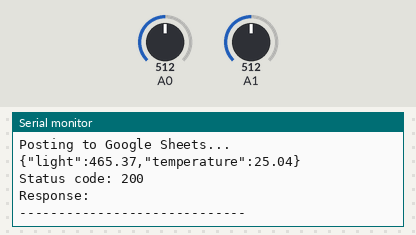
The sketch below on a simulated Arduino Uno R4 WiFi. Parts: the last lines printed to the serial monitor. The inputs (shaded band) are chosen by the test bench; at power-on: A0 = 512, A1 = 512. WiFi joins after 1.5 s; servers stay silent unless stated; uploads are accepted with an empty reply; not simulated (calls return 0 or success): arduino_secrets.h.

Above: at 4.7 s.
4.8 s: A0 set to 1023
At 13.86 s:
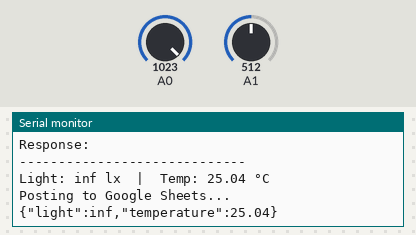
15.2 s: A1 set to 0
At 24.06 s:
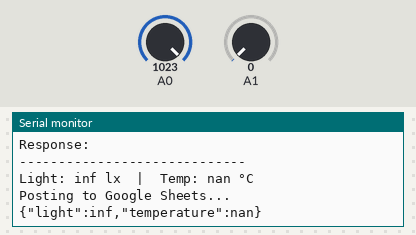
25.4 s: A0 set to 900
At 34.26 s:
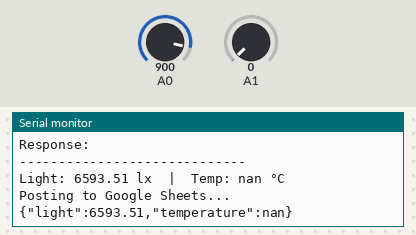

Measured:
- after the input at 4.8 s, the serial monitor: prints a new line after 8.9 s (image 1)
- after the input at 15.2 s, the serial monitor: prints a new line after 8.7 s (image 2)
- after the input at 25.4 s, the serial monitor: prints a new line after 8.7 s (image 3)

The sketch:

6_googlesheets_API.ino
```cpp
/*
  IoT Example: Uploading Grove Sensor Data to Google Sheets (POST)
  -------------------------------------------------------------
  Hardware:
    • Arduino UNO R4 WiFi
    • Grove Base Hat
    • Grove Light Sensor → A0
    • Grove Temperature Sensor → A1

  Description:
    Reads light and temperature values and sends them
    to a Google Sheets Web App as JSON via HTTPS POST.

  Focus:
    • HTTPS POST (WiFiSSLClient + HttpClient)
    • JSON body
*/

#include <WiFiS3.h>            // Wi-Fi for UNO R4 WiFi
#include <WiFiSSLClient.h>     // HTTPS support
#include <ArduinoHttpClient.h> // For HTTP requests
#include "arduino_secrets.h"   // Wi-Fi credentials

// ---- Wi-Fi credentials ----
// arduino_secrets.h should contain:
// #define SECRET_SSID "YourWiFiName"
// #define SECRET_PASS "YourWiFiPassword"
char ssid[] = SECRET_SSID;
char pass[] = SECRET_PASS;

// ---- Google Web App endpoint ----
const char server[] = "script.google.com";
const int port = 443;  // HTTPS
String urlPath = "https://script.google.com/macros/s/AKfycbwafLRD52lfqaQxjpDj93Pwu10x36pWrUyuC9Uzl3WHJ5qMlWpYzjzJCp7qYQiQydsqXw/exec";  // <-- Replace with your URL

WiFiSSLClient wifi;
HttpClient client(wifi, server, port);

// -----------------------------------------------------------------------------
// Connect to Wi-Fi
// -----------------------------------------------------------------------------
void connectWiFi() {
  Serial.print("Connecting to Wi-Fi");
  WiFi.begin(ssid, pass);
  while (WiFi.status() != WL_CONNECTED) {
    delay(500);
    Serial.print(".");
  }
  Serial.println("\nConnected!");
  Serial.print("IP Address: ");
  Serial.println(WiFi.localIP());
}

// -----------------------------------------------------------------------------
// Read temperature (°C) from Grove analog sensor (NTC thermistor)
// -----------------------------------------------------------------------------
float readGroveTemperatureC(int pin) {
  int sensorValue = analogRead(pin);
  if (sensorValue == 0) return NAN;

  float resistance = (1023.0 - sensorValue) * 10000.0 / sensorValue;
  const float B = 3975.0;
  const float R0 = 10000.0;
  const float T0 = 298.15;
  float temperatureK = 1.0 / ((1.0 / T0) + (1.0 / B) * log(resistance / R0));
  return temperatureK - 273.15;
}

// -----------------------------------------------------------------------------
// Read light level (lux) from Grove analog light sensor
// -----------------------------------------------------------------------------
float readGroveLightLux(int pin) {
  int sensorValue = analogRead(pin);
  if (sensorValue == 0) return 0;
  float resistance = (float)(1023 - sensorValue) * 10.0 / sensorValue;
  float lux = 10000.0 / pow(resistance, 4.0 / 3.0);
  return lux;
}

// -----------------------------------------------------------------------------
// POST to Google Sheets
// -----------------------------------------------------------------------------
void postToGoogleSheets(float lux, float temperature) {
  // Build JSON body
  String json = "{\"light\":" + String(lux) + ",\"temperature\":" + String(temperature) + "}";

  Serial.println("\nPosting to Google Sheets...");
  Serial.println(json);

  client.beginRequest();
  client.post(urlPath);
  client.sendHeader("Content-Type", "application/json");
  client.sendHeader("Content-Length", json.length());
  client.beginBody();
  client.print(json);
  client.endRequest();

  int statusCode = client.responseStatusCode();
  String response = client.responseBody();

  Serial.print("Status code: ");
  Serial.println(statusCode);
  Serial.print("Response: ");
  Serial.println(response);
  Serial.println("-----------------------------");

  client.stop();
}

// -----------------------------------------------------------------------------
// Arduino Setup
// -----------------------------------------------------------------------------
void setup() {
  Serial.begin(9600);
  delay(2000);
  Serial.println("=== Google Sheets POST: Grove Sensors ===");
  connectWiFi();
}

// -----------------------------------------------------------------------------
// Arduino Loop
// -----------------------------------------------------------------------------
void loop() {
  float temperature = readGroveTemperatureC(A1);
  float lux = readGroveLightLux(A0);

  Serial.print("Light: ");
  Serial.print(lux);
  Serial.print(" lx  |  Temp: ");
  Serial.print(temperature);
  Serial.println(" °C");

  postToGoogleSheets(lux, temperature);
  delay(10000); // 10 s between updates
}
```
